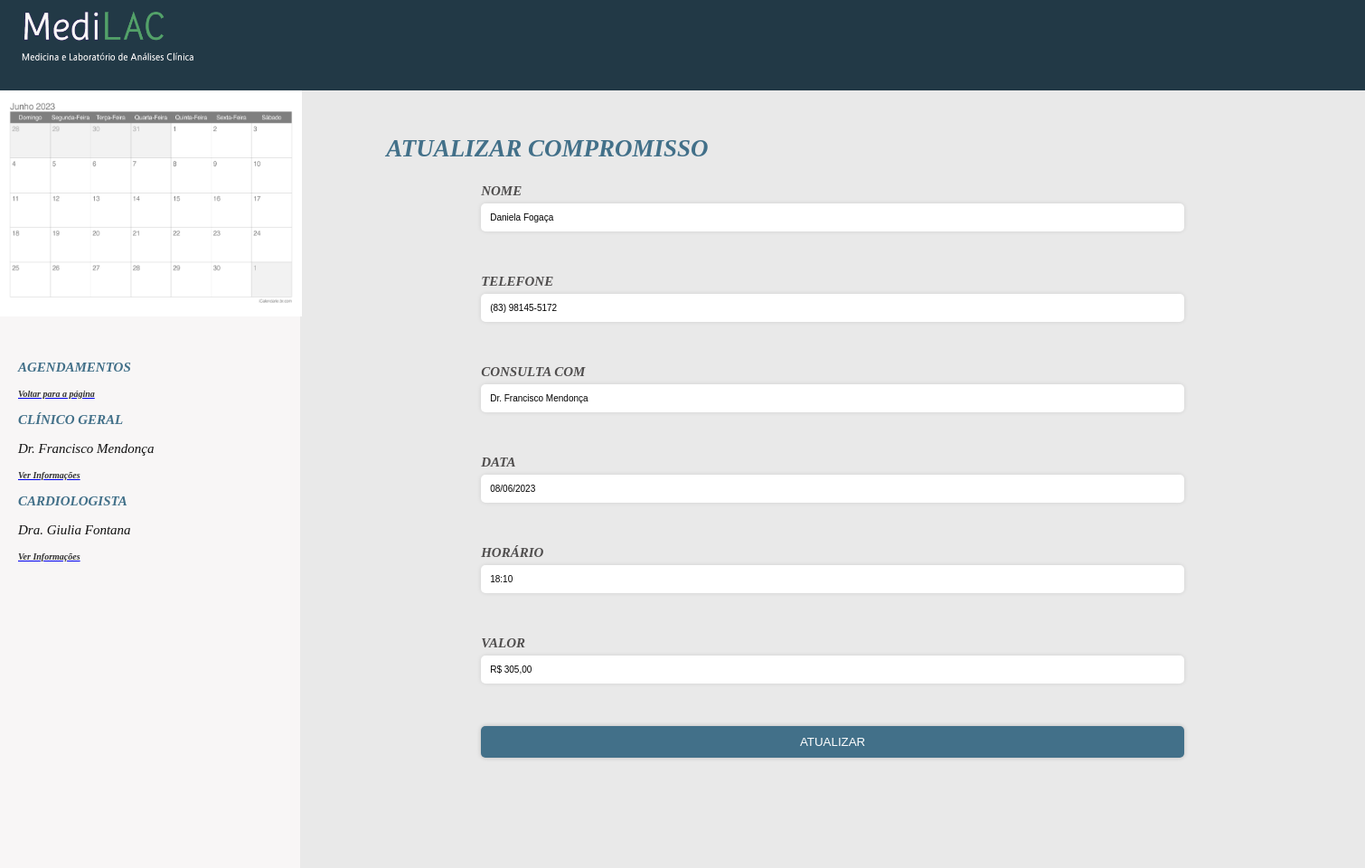
/atualizar.php?id=8, run on the app's committed database.
### tables this page shows
CREATE TABLE `agenda` (
  `id` int(11) NOT NULL,
  `nome` varchar(255) NOT NULL,
  `telefone` varchar(255) NOT NULL,
  `consulta_com` varchar(255) NOT NULL,
  `data` varchar(10) NOT NULL,
  `horario` varchar(5) NOT NULL,
  `valor` varchar(255) NOT NULL
);

### atualizar.php (the view, shortened to what this page needs)
<!DOCTYPE html>
<html lang="en">
<head>
    <link rel="stylesheet" href="estilo.css">
</head>
<body>
    <div class="principal">
    <header>
        <img class="imge" src= "logoagenda.png" width="220" height="80">
    </header>
    <aside>
<?php
include 'db.php';
$id = $_GET['id'];
$stmt = $pdo->prepare('SELECT * FROM agenda WHERE id = ?');
$stmt->execute([$id]);
$appointment = $stmt->fetch(PDO::FETCH_ASSOC);
$nome = $appointment['nome'];
$telefone = $appointment['telefone'];
$consulta_com = $appointment['consulta_com'];
$data = $appointment['data'];
$horario = $appointment['horario'];
$valor = $appointment['valor'];
?>
<!DOCTYPE html>
<html lang="pt-br">
<head>
</head>
<body><br>
    <h2>ATUALIZAR COMPROMISSO</h2>
    <form method="post">
    <label for="nome">NOME</label>
    <input type="text" name="nome" value="<?php echo $nome; ?>" required><br>
    <label for="telefone">TELEFONE</label>
    <input type="text" name="telefone" value="<?php echo $telefone; ?>" required><br>
    <label for="consulta_com">CONSULTA COM</label>
    <input type="text" name="consulta_com" value="<?php echo $consulta_com; ?>" required><br>
    <label for="data">DATA</label>
    <input type="text" name="data" value="<?php echo $data; ?>" required><br>
    <label for="horario">HORÁRIO</label>
    <input type="text" name="horario" value="<?php echo $horario; ?>" required><br>
    <label for="valor">VALOR</label>
    <input type="text" name="valor" value="<?php echo $valor; ?>" required><br>
    <button type="submit">ATUALIZAR</button>
</form>
</body>
</html>
</aside>
<section>
        <img src= "calendario-junho-2023.png" width="334" height="250"><br><br>
        <h3>AGENDAMENTOS</h3>
        <a href="index.php"><h4>Voltar para a página</h4></a>
        <h3>CLÍNICO GERAL</h3>
        <p>Dr. Francisco Mendonça</p>
        <a href="francisco.html"><h4>Ver Informações</h4></a>
        <h3>CARDIOLOGISTA</h3>
        <p>Dra. Giulia Fontana</p>
        <a href="giulia.html"><h4>Ver Informações</h4></a><br><br>
    </section>
</body>
</html>

### estilo.css (style rules this page uses)
* { box-sizing: border-box; }
body { padding: 0; margin: 0; font-size: 1.5rem; font-style: italic; color: rgb(80,78,78); text-align: center; }
p { color: rgb(17, 17, 17); text-align: left; font-size: 15px; margin-left: 20px; }
h2 { color: #427089; text-align:left; font-size: 27px; margin-left: 95px; }
h3 { color: #427089; text-align:left; font-size: 15px; margin-left: 20px; }
h4 { color: #323232; text-align:left; font-size: 10px; margin-left: 20px; }
.imge { margin-right: 1280px; }
.principal { width: 100%; margin: 0 auto; display: grid; grid-template-columns: 22% 78%; grid-template-rows: 100px 860px; grid-template-areas: "cabecalho cabecalho" "secao barra-lateral" "rodape rodape"; }
header { grid-area: cabecalho; background-color: #223946; }
section { grid-area: secao; background-color: #F8F6F6; }
aside { grid-area: barra-lateral; background-color: #E9E9E9; }
form { display: flex; flex-direction: column; margin-left: 200px; margin-right: 200px; }
label { font-weight: bold; margin-bottom: 5px; font-size: 15px; text-align: left; }
input[type="text"], input[type="email"], textarea { padding: 10px; margin-bottom: 20px; border-radius: 5px; border: none; box-shadow: 0px 0px 5px rgba(0, 0, 0, 0.1); font-size: 10px; }
button[type="submit"] { padding: 10px; background-color: #427089; color: #fff; border: none; border-radius: 5px; box-shadow: 0px 0px 5px rgba(0, 0, 0, 0.2); cursor: pointer; transition: all 0.3s ease; justify-content: center; }

### data on the page
agenda: nome "Daniela Fogaça", telefone "(83) 98145-5172", consulta_com "Dr. Francisco Mendonça", data "08/06/2023", horario "18:10", valor "R$ 305,00"
